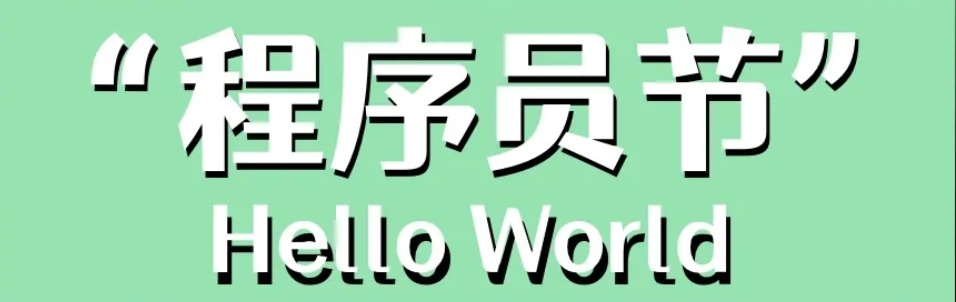
#> input picture 6-computer_vision/应用案例/images/1024.png, 956 x 302 px
$ python opencv_face_detect.py   (older library calls are emulated)
#> lines starting #> are read from the running program, lines starting #| are printed output that depends on the picture
"""
Reference:
	1. https://github.com/CharlesPikachu/pydrawing
	2. https://docs.opencv.org/3.1.0/d7/d8b/tutorial_py_face_detection.html#gsc.tab=0
	3. https://google.github.io/mediapipe/solutions/face_detection.html
    4. https://juejin.cn/post/7034325175021600782
"""

import cv2
import copy
from PIL import Image
import numpy as np

# Load the cascade
face_cascade = cv2.CascadeClassifier(cv2.data.haarcascades + 'haarcascade_frontalface_default.xml')

# To capture video from webcam.
cap = cv2.VideoCapture(0) # opencv 的函数，参数 0 代表调用电脑自带摄像，若改为 1 则调用外设摄像
hat_img_bgra = cv2.imread("./images/1024.png", -1) # 图像需为PNG格式（方便alpha通道的使用）
#> hat_img_bgra is the input picture: shape (302, 956, 4); mean B, G, R, A 178.9, 215.4, 160, 255
r, g, b, a = cv2.split(hat_img_bgra)
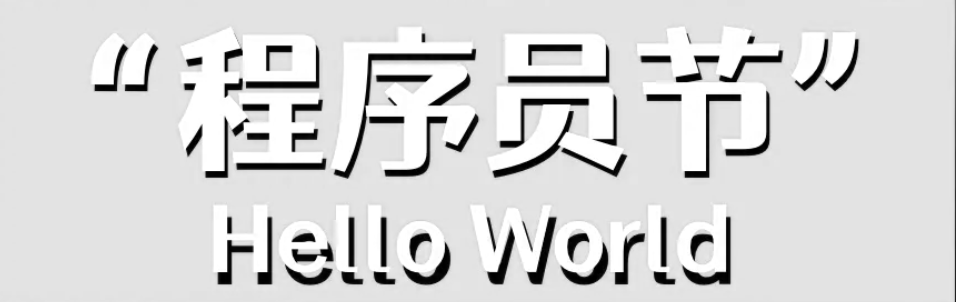
#> g: shape (302, 956); min 0, max 255, mean 215.4
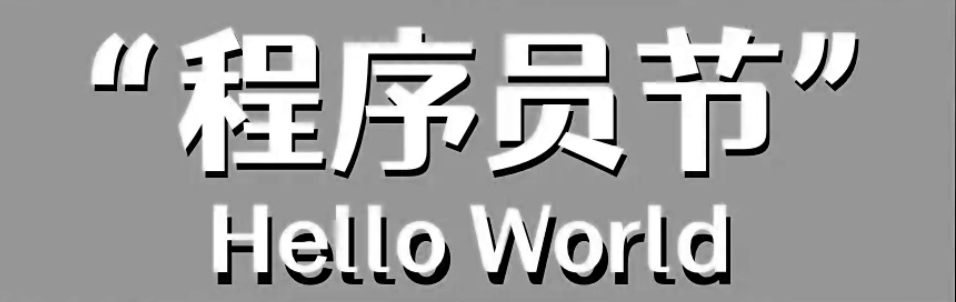
#> b: shape (302, 956); min 0, max 255, mean 160
#> a: shape (302, 956); every value is 255
hat_rgb = cv2.merge((r, g, b)) # 把 rgb 三通道合成一张rgb的彩色图, shape is (height, width, channel)

def douyin_effect(image, x, y, w, h):
    face_roi = image[y: y+h, x: x+w] # create a ROI for the face
    face_roi_rgba = cv2.cvtColor(face_roi, cv2.COLOR_BGR2RGBA)

    # 通过把gb通道值置为0，生成r通道的图片
    image_arr_r = copy.deepcopy(face_roi_rgba)
    image_arr_r[:, :, 1:3] = 0
    image_r = Image.fromarray(image_arr_r).convert('RGBA')
    # 通过把r通道值置为0，生成gb通道的图片
    image_arr_gb = copy.deepcopy(face_roi_rgba)
    image_arr_gb[:, :, 0] = 0
    image_gb = Image.fromarray(image_arr_gb).convert('RGBA')

    # 生成一张黑色背景的画布图片，并把r通道图片复制粘贴在上面，粘贴的位置为(10,10)是为了与后面的gb通道图片错开
    canvas_r = Image.new('RGB', (face_roi.shape[1], face_roi.shape[0]), color=(0, 0, 0))
    canvas_r.paste(image_r, (15, 15), image_r)
    # gb通道图片的处理与上面类似
    canvas_gb = Image.new('RGB', (face_roi.shape[1], face_roi.shape[0]), color=(0, 0, 0))
    canvas_gb.paste(image_gb, (0, 0), image_gb)

    add_image = np.array(canvas_gb) + np.array(canvas_r)
    output_image = cv2.cvtColor(add_image, cv2.COLOR_RGB2BGR)

    return output_image

def code_holiday_celebration(image, x, y, w, h, eyes_center):
    # 根据人脸大小调整节日 logo 大小(公式随意，比例一致即可)
    # ***********************************************************
    factor = 1 # 可调
    # ***********************************************************
    scaled_factor = w/hat_rgb.shape[1] # 缩放比例计算
    # 根据人脸大小缩放后的节日 logo 尺寸
    resized_hat_h = int(round(hat_rgb.shape[0] * scaled_factor * factor))
    resized_hat_w = int(round(hat_rgb.shape[1] * scaled_factor * factor))
    if resized_hat_h > y:
        resized_hat_h = y-1		#可调

    hat_resized = cv2.resize(hat_rgb, (resized_hat_w, resized_hat_h))

    mask = cv2.resize(a, (resized_hat_w, resized_hat_h))
    mask_inv = cv2.bitwise_not(mask)

    # 帽子相对于人脸框上线的偏移量
    # ***********************************************************
    dh = 0			# 可调
    dw = -60		# 可调
    # ***********************************************************
    # 原图ROI(这个公式原则上也可调)
    # print(eyes_center + dw - resized_hat_w//3)
    # print(eyes_center + dw + resized_hat_w//3*2)
    bg_roi = image[y + dh - resized_hat_h : y + dh,
                  (eyes_center + dw - resized_hat_w//3):(eyes_center + dw + resized_hat_w//3*2)]
    # 原图ROI中提取放帽子的区域
    bg_roi = bg_roi.astype(float)
    mask_inv = cv2.merge((mask_inv, mask_inv, mask_inv))
    alpha = mask_inv.astype(float)/255
    # 相乘之前保证两者大小一致（可能会由于四舍五入原因不一致）
    alpha = cv2.resize(alpha, (bg_roi.shape[1], bg_roi.shape[0]))
    bg = cv2.multiply(alpha, bg_roi)
    bg = bg.astype('uint8')

    # 提取帽子区域
    hat = cv2.bitwise_and(hat_resized, hat_resized, mask=mask)
    # 添加圣诞帽
    hat = cv2.resize(hat, (bg_roi.shape[1], bg_roi.shape[0]))

    # 两个ROI区域相加
    add_hat = cv2.add(bg, hat)
    # 把添加好帽子的区域放回原图
    image[y + dh - resized_hat_h: y + dh, (eyes_center + dw - resized_hat_w//3):(eyes_center + dw + resized_hat_w//3*2)] = add_hat
    return image

def sketch_image(img):
    img_gray = cv2.cvtColor(img, cv2.COLOR_BGR2GRAY)
    img_gray = cv2.medianBlur(img_gray, 5)
    edges = cv2.Laplacian(img_gray, cv2.CV_8U, ksize=5)
    ret, threshold = cv2.threshold(edges, 145, 255, cv2.THRESH_BINARY_INV)
    return threshold

def face_post_process(image, x, y, w, h, eyes_center):
    """Draw the rectangle and produce douyin effect around each face"""
    # 1, douyin effect
    douyin_face_roi = douyin_effect(image, x, y, w, h)
    image[y: y+h, x: x+w] = douyin_face_roi # douyin effect on image's face roi

    cv2.rectangle(image, (x, y), (x+w, y+h), (0, 0, 255), 2) # visual face detect bbox
    # 2, 1024 programmer's Day Celebration
    code_holiday_image = code_holiday_celebration(image, x, y, w, h, eyes_center)
    # eyes = eye_cascade.detectMultiScale(gray[y: y+h, x: x+w])
    # 3, face carton effect
    # cartoonized_image = cartonize_image(code_holiday_image)

    return code_holiday_image

if __name__ == "__main__":
    while True:
        ret, image = cap.read() # Read the frame
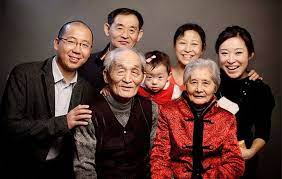
#> input picture 6-computer_vision/应用案例/face_test.jpeg, 282 x 179 px, given in place of the camera
#> image is the input picture: shape (179, 282, 3); mean B, G, R 54.4, 60.2, 89.3
        gray = cv2.cvtColor(image, cv2.COLOR_BGR2GRAY) # Convert to grayscale
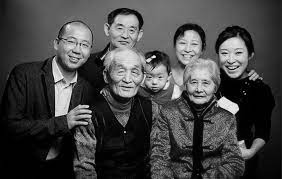
#> gray: shape (179, 282); min 0, max 253, mean 68.3
        faces = face_cascade.detectMultiScale(gray, 1.1, 4) # Detect the faces
#> faces = [[174, 32, 31, 31], [107, 14, 38, 38], [215, 38, 38, 38], [182, 69, 36, 36], [55, 25, 44, 44], [106, 53, 44, 44]]

        for (x, y, w, h) in faces:
            roi_gray = gray[y: y+h, x: x+w]
            eyes_center = int(x + w/2)
            post_process_image = face_post_process(image, x, y, w, h, eyes_center)  # face post-process and visual

            cv2.imshow('OpenCV Face Detection', post_process_image) # Display image
#> this loop made 6 passes
#> (x, y, w, h, eyes_center) on passes 1 to 6: (174, 32, 31, 31, 189), (107, 14, 38, 38, 126), (215, 38, 38, 38, 234), (182, 69, 36, 36, 200), (55, 25, 44, 44, 77), (106, 53, 44, 44, 128)
#> pass 1, `roi_gray = gray[y: y+h, x: x+w]`:
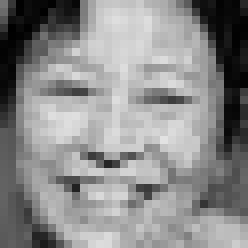
#> roi_gray: shape (31, 31) (shown 8 times larger); min 0, max 226, mean 138.6
#> pass 1, in douyin_effect, `image_r = Image.fromarray(image_arr_r).convert('RGBA')`:
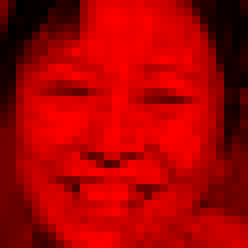
#> image_r: PIL image 31x31 RGBA (shown 8 times larger); mean R, G, B, A 169.5, 0, 0, 255
#> after the loop:
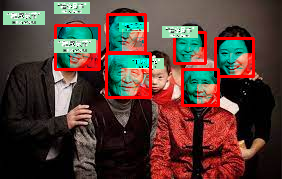
#> image: shape (179, 282, 3); mean B, G, R 55.2, 62, 84.8

        # Stop if escape key is pressed
        if cv2.waitKey(5) & 0xFF == ord('q'):
#> (key q is pressed here)
            break

    # Release the VideoCapture object
    cap.release()
    cv2.destroyAllWindows()
